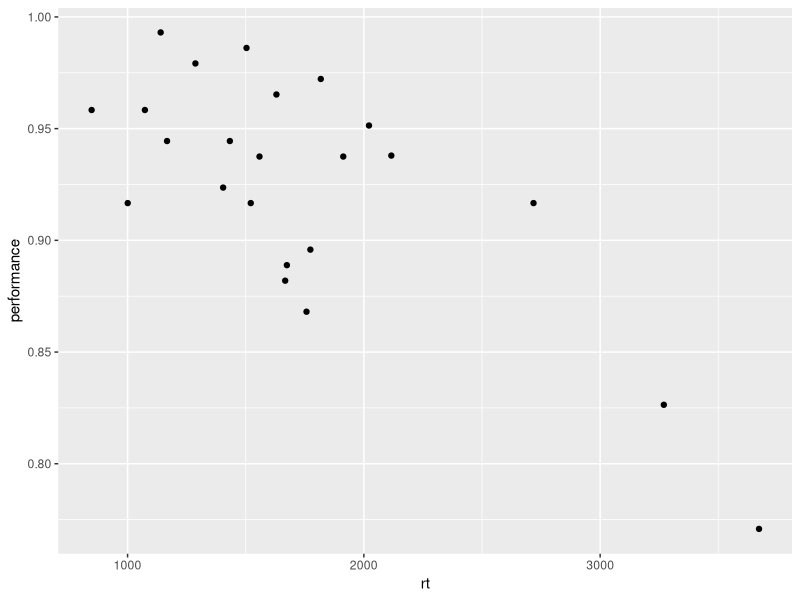
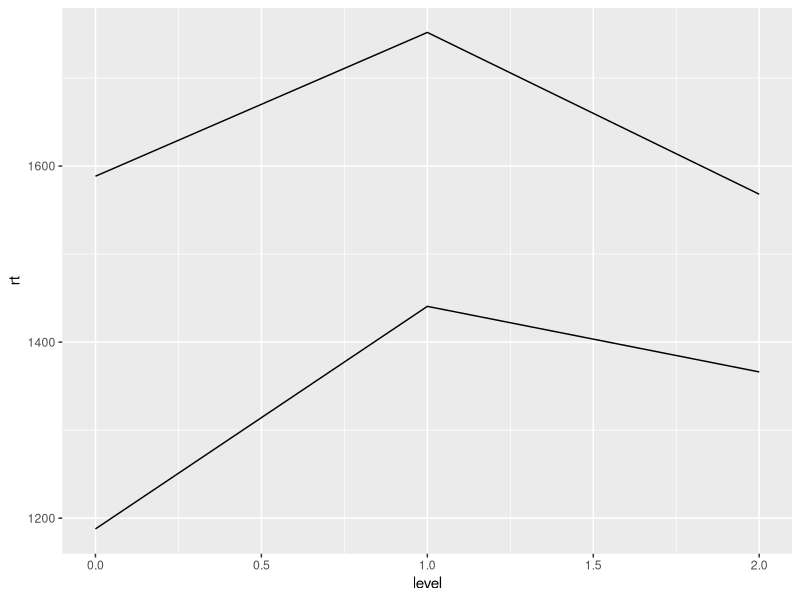

Here is the R script that generated these plots, in order:
library("ggplot2")
library("dplyr")

trialdata <- read.csv("participants.csv")

indiv_perf <- trialdata %>% group_by(uniqueid) %>%
  summarize(rt=mean(rt), performance=mean(hit))

indiv_perf %>%
  ggplot(aes(rt, performance)) + geom_point()

outliers <- indiv_perf %>% filter(performance < .85) %>% .$uniqueid

trialdata %>% filter(hit) %>%
  filter(!(uniqueid %in% outliers)) %>%
  filter(truth) %>%
  group_by(level, type) %>%
  summarize(rt=mean(rt)) %>%
  ggplot(aes(x=level, y=rt, group=type)) +
  geom_line()
